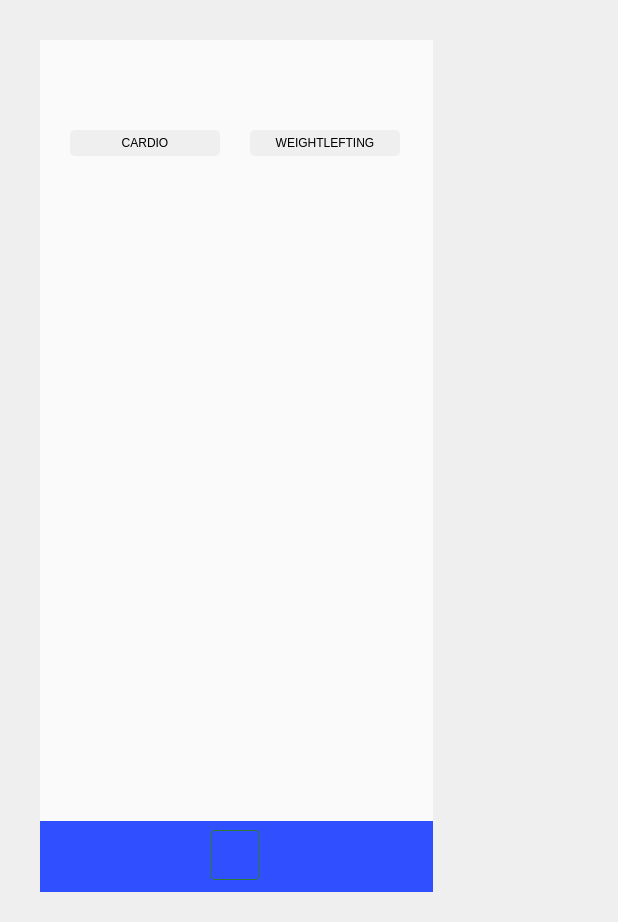
<?xml version="1.0" encoding="UTF-8"?>
<ui version="4.0">
 <class>Dialog</class>
 <widget class="QDialog" name="Dialog">
  <property name="geometry">
   <rect>
    <x>0</x>
    <y>0</y>
    <width>618</width>
    <height>922</height>
   </rect>
  </property>
  <property name="windowTitle">
   <string>Dialog</string>
  </property>
  <property name="styleSheet">
   <string notr="true"/>
  </property>
  <widget class="QLabel" name="lb_webcam">
   <property name="enabled">
    <bool>true</bool>
   </property>
   <property name="geometry">
    <rect>
     <x>60</x>
     <y>190</y>
     <width>353</width>
     <height>563</height>
    </rect>
   </property>
   <property name="styleSheet">
    <string notr="true">border-image: url(:/images/try-this-trainer-approved-chest-day-workout.jpg);
border-radius: 18px; 
</string>
   </property>
   <property name="text">
    <string/>
   </property>
   <property name="scaledContents">
    <bool>false</bool>
   </property>
  </widget>
  <widget class="QPushButton" name="btn_profile">
   <property name="geometry">
    <rect>
     <x>340</x>
     <y>840</y>
     <width>35</width>
     <height>35</height>
    </rect>
   </property>
   <property name="palette">
    <palette>
     <active>
      <colorrole role="Button">
       <brush brushstyle="SolidPattern">
        <color alpha="255">
         <red>255</red>
         <green>255</green>
         <blue>255</blue>
        </color>
       </brush>
      </colorrole>
     </active>
     <inactive>
      <colorrole role="Button">
       <brush brushstyle="SolidPattern">
        <color alpha="255">
         <red>255</red>
         <green>255</green>
         <blue>255</blue>
        </color>
       </brush>
      </colorrole>
     </inactive>
     <disabled>
      <colorrole role="Button">
       <brush brushstyle="SolidPattern">
        <color alpha="255">
         <red>255</red>
         <green>255</green>
         <blue>255</blue>
        </color>
       </brush>
      </colorrole>
     </disabled>
    </palette>
   </property>
   <property name="cursor">
    <cursorShape>PointingHandCursor</cursorShape>
   </property>
   <property name="styleSheet">
    <string notr="true">QPushButton {
border-image: url(:/images/User.jpg);

border-radius: 5px; 
padding: 5px;
}</string>
   </property>
   <property name="text">
    <string/>
   </property>
  </widget>
  <widget class="QPushButton" name="btn_weighlifting">
   <property name="geometry">
    <rect>
     <x>250</x>
     <y>130</y>
     <width>150</width>
     <height>26</height>
    </rect>
   </property>
   <property name="cursor">
    <cursorShape>PointingHandCursor</cursorShape>
   </property>
   <property name="styleSheet">
    <string notr="true">QPushButton {
            background-color: #EFEFEF;
            color: black;              
            border-radius: 5px; 
            padding: 5px;
}
QPushButton:hover {
            background-color: #EAEAEA; 
}
QPushButton:pressed {
            background-color: #EAEAEA;
}</string>
   </property>
   <property name="text">
    <string>WEIGHTLEFTING</string>
   </property>
  </widget>
  <widget class="QPushButton" name="btn_cardio">
   <property name="geometry">
    <rect>
     <x>70</x>
     <y>130</y>
     <width>150</width>
     <height>26</height>
    </rect>
   </property>
   <property name="cursor">
    <cursorShape>PointingHandCursor</cursorShape>
   </property>
   <property name="styleSheet">
    <string notr="true">QPushButton {
            background-color: #EFEFEF;
            color: black;              
            border-radius: 5px; 
            padding: 5px;
}
QPushButton:hover {
            background-color: #EAEAEA; 
}
QPushButton:pressed {
            background-color: #EAEAEA;
}</string>
   </property>
   <property name="text">
    <string>CARDIO</string>
   </property>
  </widget>
  <widget class="QPushButton" name="btn_camera">
   <property name="geometry">
    <rect>
     <x>210</x>
     <y>830</y>
     <width>50</width>
     <height>50</height>
    </rect>
   </property>
   <property name="cursor">
    <cursorShape>PointingHandCursor</cursorShape>
   </property>
   <property name="autoFillBackground">
    <bool>false</bool>
   </property>
   <property name="styleSheet">
    <string notr="true">QPushButton {
border-image: url(:/images/VideoStabilization.png);
border: 1px solid #2E7D32;
border-radius: 5px; 
padding: 5px;
}</string>
   </property>
   <property name="text">
    <string/>
   </property>
   <property name="autoDefault">
    <bool>true</bool>
   </property>
  </widget>
  <widget class="QLabel" name="lb_logo">
   <property name="geometry">
    <rect>
     <x>180</x>
     <y>70</y>
     <width>111</width>
     <height>41</height>
    </rect>
   </property>
   <property name="styleSheet">
    <string notr="true"/>
   </property>
   <property name="text">
    <string/>
   </property>
   <property name="pixmap">
    <pixmap resource="resource.qrc">:/images/logo.jpg</pixmap>
   </property>
   <property name="scaledContents">
    <bool>true</bool>
   </property>
  </widget>
  <widget class="QPushButton" name="btn_home">
   <property name="geometry">
    <rect>
     <x>100</x>
     <y>840</y>
     <width>35</width>
     <height>35</height>
    </rect>
   </property>
   <property name="cursor">
    <cursorShape>PointingHandCursor</cursorShape>
   </property>
   <property name="autoFillBackground">
    <bool>false</bool>
   </property>
   <property name="styleSheet">
    <string notr="true">border-image: url(:/images/home.png);
border-radius: 5px; 
padding: 5px;</string>
   </property>
   <property name="text">
    <string/>
   </property>
   <property name="autoDefault">
    <bool>true</bool>
   </property>
  </widget>
  <widget class="QLabel" name="label_2">
   <property name="geometry">
    <rect>
     <x>40</x>
     <y>40</y>
     <width>393</width>
     <height>852</height>
    </rect>
   </property>
   <property name="styleSheet">
    <string notr="true">background-color: #FAFAFA;</string>
   </property>
   <property name="text">
    <string/>
   </property>
  </widget>
  <widget class="QLabel" name="label_5">
   <property name="geometry">
    <rect>
     <x>40</x>
     <y>821</y>
     <width>393</width>
     <height>71</height>
    </rect>
   </property>
   <property name="styleSheet">
    <string notr="true">background-color: rgb(48, 79, 254);</string>
   </property>
   <property name="text">
    <string/>
   </property>
  </widget>
  <zorder>label_2</zorder>
  <zorder>label_5</zorder>
  <zorder>btn_camera</zorder>
  <zorder>lb_webcam</zorder>
  <zorder>btn_profile</zorder>
  <zorder>btn_weighlifting</zorder>
  <zorder>btn_cardio</zorder>
  <zorder>lb_logo</zorder>
  <zorder>btn_home</zorder>
 </widget>
 <resources>
  <include location="resource.qrc"/>
 </resources>
 <connections/>
</ui>
